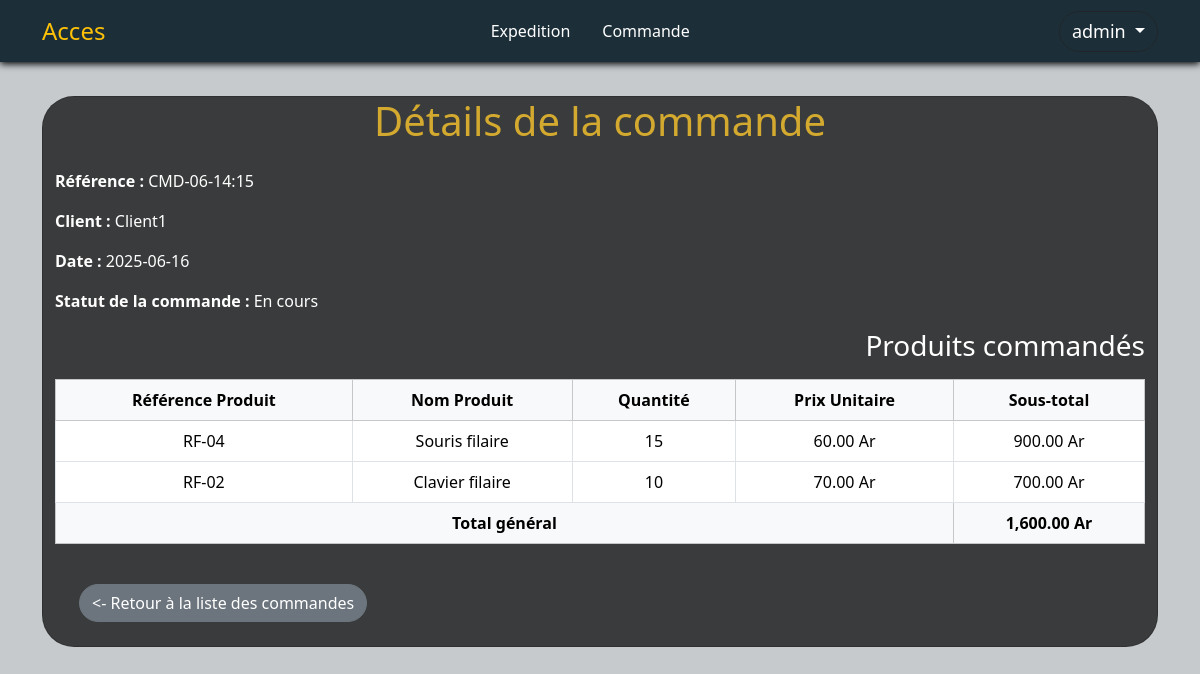
Page /index.php?action=order_details&order_id=66 (signed in) on the committed database.
### tables this page shows
CREATE TABLE IF NOT EXISTS `customerorder` (
  `customer_order_id` int NOT NULL AUTO_INCREMENT,
  `customer_order_reference` varchar(50) NOT NULL,
  `customer_order_date` date NOT NULL,
  `customer_order_status` varchar(25) NOT NULL,
  `customer_id` int DEFAULT NULL,
  PRIMARY KEY (`customer_order_id`),
  KEY `fk_customerOrder_customer` (`customer_id`)
);

CREATE TABLE IF NOT EXISTS `customer` (
  `customer_id` int NOT NULL AUTO_INCREMENT,
  `customer` varchar(25) NOT NULL,
  `customer_address` varchar(25) NOT NULL,
  `customer_phone_number` varchar(20) NOT NULL,
  `customer_email` varchar(100) NOT NULL,
  PRIMARY KEY (`customer_id`)
);

CREATE TABLE IF NOT EXISTS `customerorderdetail` (
  `customer_order_detail_id` int NOT NULL AUTO_INCREMENT,
  `co_quantity` int NOT NULL,
  `selling_price` decimal(12,2) NOT NULL,
  `user_id` int NOT NULL,
  `product_id` int NOT NULL,
  `customer_order_id` int NOT NULL,
  PRIMARY KEY (`customer_order_detail_id`),
  KEY `fk_cod_product` (`product_id`),
  KEY `fk_cod_user` (`user_id`),
  KEY `fk_cod_order` (`customer_order_id`)
);

CREATE TABLE IF NOT EXISTS `product` (
  `product_id` int NOT NULL AUTO_INCREMENT,
  `product_reference` varchar(25) NOT NULL,
  `product_name` varchar(25) NOT NULL,
  `product_description` varchar(255) NOT NULL,
  `product_quantity_stock` int NOT NULL,
  `product_alert_threshold` int NOT NULL,
  `product_unit_price` decimal(12,2) NOT NULL,
  `supplier_id` int NOT NULL,
  `category_id` int NOT NULL,
  PRIMARY KEY (`product_id`),
  UNIQUE KEY `product_reference` (`product_reference`),
  UNIQUE KEY `product_name` (`product_name`),
  KEY `fk_product_category` (`category_id`),
  KEY `fk_product_supplier` (`supplier_id`)
);

### controllers/CustomerOrderController.php (called while the page is built, shortened)
<?php
require_once __DIR__ . '/../models/CustomerOrder.php';
require_once __DIR__ . '/../models/CustomerOrderDetail.php';
class CustomerOrderController
{
    private $customerOrderModel;
    private $customerOrderDetailModel;
    public function __construct(
        Customer $customerModel,
        Product $productModel,
        CustomerOrder $customerOrderModel,
        CustomerOrderDetail $customerOrderDetailModel,
        StockMovement $stockMovementModel
    )
    {
        $this->customerOrderModel = $customerOrderModel;
        $this->customerOrderDetailModel = $customerOrderDetailModel;
    }
    public function orderdetail()
    {
        $orderId = $_GET['order_id'];
        $order = $this->customerOrderModel->get_customer_order_by_id($orderId);
        $orderDetails = $this->customerOrderDetailModel->get_order_details($orderId);
        require __DIR__ . '/../views/employe/order/commande.php';
    }
}

### models/CustomerOrder.php (called while the page is built, shortened)
<?php
require_once __DIR__ . '/../config/database.php';
class CustomerOrder
{
    private $db;
    public function __construct() {
        $this->db = Database::getInstance()->getConnection();
    }
    public function get_customer_order_by_id($orderId)
{
    $sql = "
        SELECT
            co.customer_order_id,
            co.customer_order_reference,
            co.customer_order_date,
            co.customer_order_status,
            c.customer AS customer_name
        FROM
            customerorder co
        JOIN
            customer c ON co.customer_id = c.customer_id
        WHERE
            co.customer_order_id = :orderId
        LIMIT 1
    ";
    $stmt = $this->db->prepare($sql);
    $stmt->execute([':orderId' => $orderId]);
    return $stmt->fetch(PDO::FETCH_ASSOC);
}
}
?>

### config/database.php (called while the page is built)
<?php
class Database {
    private static $instance = null;
    private $connection;
    private $host = 'localhost';
    private $dbname = 'nfe';
    private $username = 'root';
    private $password = '';
    private function __construct() {
        try {
            $this->connection = new PDO("mysql:host=$this->host;dbname=$this->dbname;charset=utf8", $this->username, $this->password);
            $this->connection->setAttribute(PDO::ATTR_ERRMODE, PDO::ERRMODE_EXCEPTION);
        } catch (PDOException $e) {
            die("Erreur de connexion : " . $e->getMessage());
        }
    }
    public static function getInstance() {
        if (!self::$instance) {
            self::$instance = new Database();
        }
        return self::$instance;
    }
    public function getConnection() {
        return $this->connection;
    }
}
?>

### models/CustomerOrderDetail.php (called while the page is built, shortened)
<?php
require_once __DIR__ . '/../config/database.php';
class CustomerOrderDetail
{
    private $db;
    public function __construct() {
        $this->db = Database::getInstance()->getConnection();
    }
    public function get_order_details($orderId)
{
    $sql = "SELECT cod.co_quantity, cod.selling_price, p.product_name, p.product_reference
            FROM customerorderdetail cod
            JOIN product p ON cod.product_id = p.product_id
            WHERE cod.customer_order_id = :orderId";
    $stmt = $this->db->prepare($sql);
    $stmt->execute([':orderId' => $orderId]);
    return $stmt->fetchAll(PDO::FETCH_ASSOC);
}
}
?>

### views/employe/order/commande.php (the view, shortened to what this page needs)
<?php
include __DIR__ . '/../layout/header.php';
?>
<div class="container mt-5 card" style="background:#000000b5; color:white ; border-radius:2rem">
    <h1 class="text-center mb-4">Détails de la commande</h1>
    <?php if (isset($order)):  ?>
        <div>
            <p><strong>Référence :</strong> <?= htmlspecialchars($order['customer_order_reference']) ?></p>
            <p><strong>Client :</strong> <?= htmlspecialchars($order['customer_name']) ?></p>
            <p><strong>Date :</strong> <?= htmlspecialchars($order['customer_order_date']) ?></p>
            <p><strong>Statut de la commande :</strong> <?= htmlspecialchars($order['customer_order_status']) ?></p>
        </div>
        <h3 class="mb-3 text-end">Produits commandés </h3>
        <table class="table table-bordered text-center">
            <thead class="table-light">
                <tr>
                    <th>Référence Produit</th>
                    <th>Nom Produit</th>
                    <th>Quantité</th>
                    <th>Prix Unitaire</th>
                    <th>Sous-total</th>
                </tr>
            </thead>
            <tbody>
                <?php
                    $total = 0;
                    foreach ($orderDetails as $detail):
                        $subtotal = $detail['selling_price'] * $detail['co_quantity'];
                        $total += $subtotal;
                ?>
                    <tr>
                        <td><?= htmlspecialchars($detail['product_reference']) ?></td>
                        <td><?= htmlspecialchars($detail['product_name']) ?></td>
                        <td><?= htmlspecialchars($detail['co_quantity']) ?></td>
                        <td><?= number_format($detail['selling_price'], 2) ?> Ar</td>
                        <td><?= number_format($subtotal, 2) ?> Ar</td>
                    </tr>
                <?php endforeach; ?>
            </tbody>
            <tfoot class="table-light">
                <tr>
                    <th colspan="4">Total général</th>
                    <th><?= number_format($total, 2) ?> Ar</th>
                </tr>
            </tfoot>
        </table>
    <?php else:  ?>
        <div class="alert alert-danger">Commande introuvable.</div>
    <?php endif; ?>
    <div>
        <a href="index.php?action=list_orders" class="btn btn-secondary m-4" style="border-radius:2rem"> <- Retour à la liste des commandes</a>
    </div>
</div>
<?php
include __DIR__ . '/../layout/footer.php';
?>

### public/css/employe.css (style rules this page uses)
body { background: #1c2f3940; }
h1 { color: #d3aa2f; text-align: center; }

### rows in the picture
customerorder: customer_order_reference "CMD-06-14:15", customer.customer "Client1", customer_order_date "2025-06-16", customer_order_status "En cours"
customerorderdetail: product.product_reference "RF-04", product.product_name "Souris filaire", co_quantity "15", selling_price "60.00", subtotal "900.00"
customerorderdetail: product.product_reference "RF-02", product.product_name "Clavier filaire", co_quantity "10", selling_price "70.00", subtotal "700.00"

### other values in the picture
$_SESSION['username'] "admin"
$total "1,600.00"
